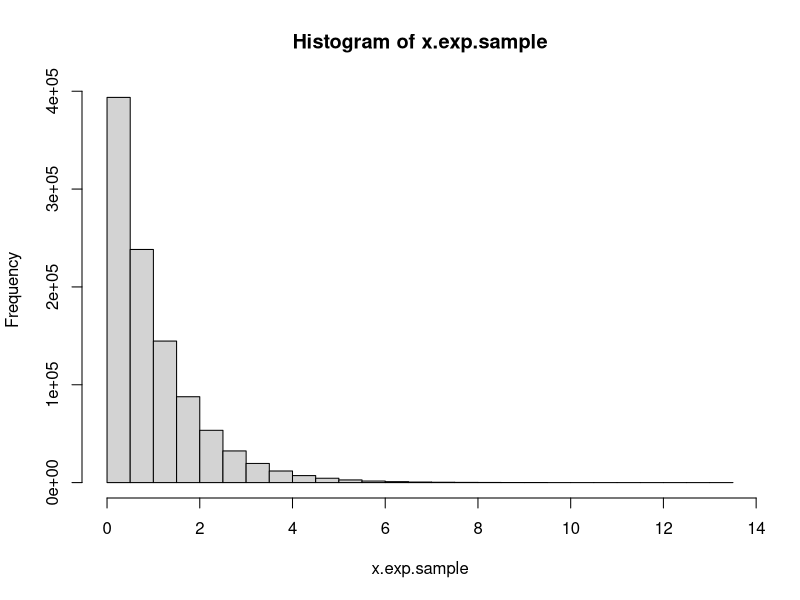
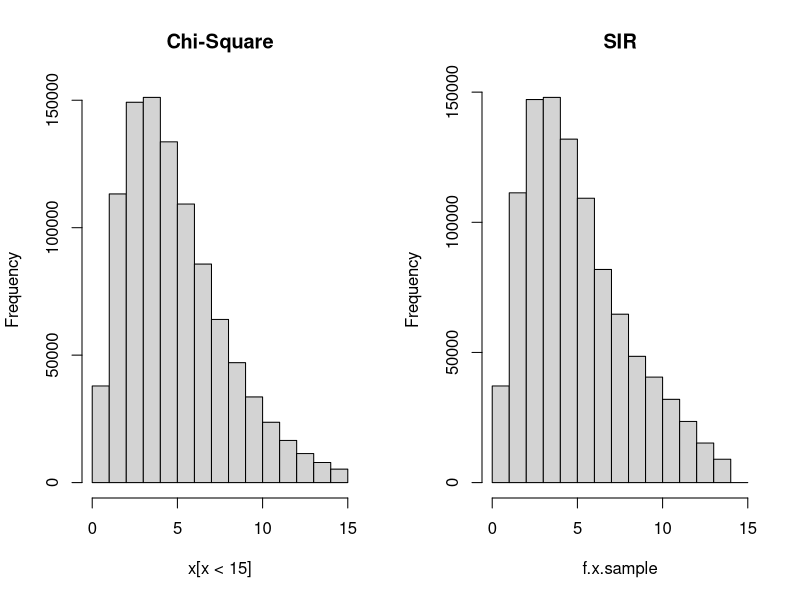
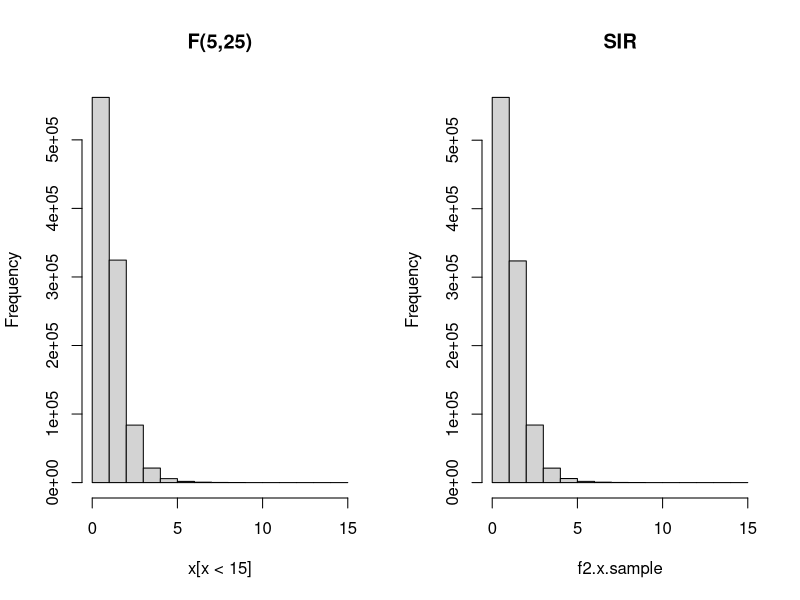

Reproduce these figures in R, in order.
# Sampling Importance Resampling - SIR

# f(x) - desired (unnormalized) distribution - 5*chi-square(df=5)
# g(x) - proposed distribution - exponential
n = 1000000
x.exp.sample = rexp(n)
par(mfrow=c(1,1))
hist(x.exp.sample)

f.x.unnormalized.pdf = 5*dchisq(x.exp.sample, df=5)
g.x.pdf = dexp(x.exp.sample)
weights = f.x.unnormalized.pdf/g.x.pdf
weights.norm = weights/sum(weights)

f.x.sample = sample(x.exp.sample, size = n, replace = TRUE, prob = weights.norm)

par(mfrow=c(1,2))
x = rchisq(n, df=5)
hist(x[x<15], breaks = seq(0,15,1), main="Chi-Square")
hist(f.x.sample, breaks = seq(0,15,1), main="SIR")

# moving from f1(x) to f2(x)
f.1 = dchisq(f.x.sample, df=5)
f.2 = df(f.x.sample, df1=5, df2=25)
new.weights = f.2/f.1
mean(new.weights) # should be ~ 1
new.weights.norm = new.weights/sum(new.weights)

f2.x.sample = sample(f.x.sample, size = n, replace = TRUE, prob = new.weights.norm)

par(mfrow=c(1,2))
x = rf(n, 5, 25)
hist(x[x<15], breaks = seq(0,15,1), main="F(5,25)")
hist(f2.x.sample, breaks = seq(0,15,1), main="SIR")

